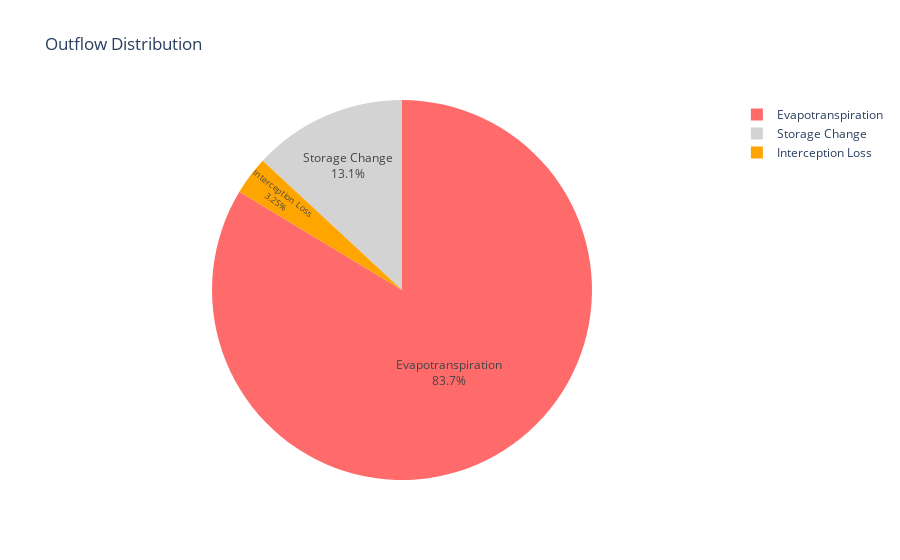
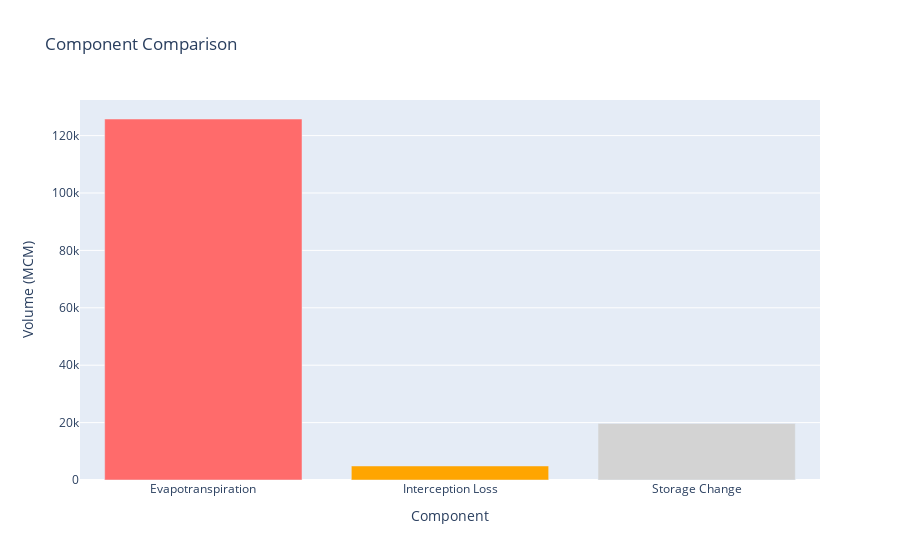
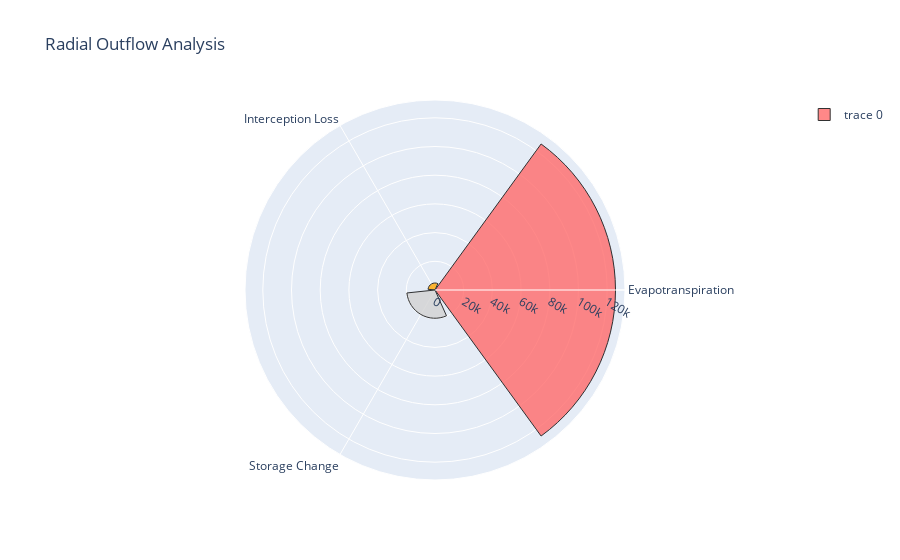

Notebook cell for these charts, in order:
### Code cell


### Figure 1 — Plotly figure (JSON) as saved in the notebook; plotly's stock layout.template omitted (floating-point values rounded to 4 significant figures)
{"data": [{"customdata": [["Evapotranspiration"], ["Interception Loss"], ["Storage Change"]], "domain": {"x": [0, 1], "y": [0, 1]}, "hovertemplate": "name=%{customdata[0]}<br>value=%{value}<extra></extra>", "labels": ["Evapotranspiration", "Interception Loss", "Storage Change"], "legendgroup": "", "marker": {"colors": ["#ff6b6b", "#ffa500", "#d3d3d3"]}, "name": "", "showlegend": true, "textinfo": "label+percent", "textposition": "inside", "type": "pie", "values": [125800.0, 4884.0, 19700.0]}], "layout": {"legend": {"tracegroupgap": 0}, "showlegend": true, "title": {"text": "Outflow Distribution"}}}

### Figure 2 — Plotly figure (JSON) as saved in the notebook; plotly's stock layout.template omitted (floating-point values rounded to 4 significant figures)
{"data": [{"hovertemplate": "Component=%{x}<br>Volume (MCM)=%{y}<extra></extra>", "legendgroup": "Evapotranspiration", "marker": {"color": "#ff6b6b", "pattern": {"shape": ""}}, "name": "Evapotranspiration", "orientation": "v", "showlegend": true, "textposition": "auto", "type": "bar", "x": ["Evapotranspiration"], "xaxis": "x", "y": [125800.0], "yaxis": "y"}, {"hovertemplate": "Component=%{x}<br>Volume (MCM)=%{y}<extra></extra>", "legendgroup": "Interception Loss", "marker": {"color": "#ffa500", "pattern": {"shape": ""}}, "name": "Interception Loss", "orientation": "v", "showlegend": true, "textposition": "auto", "type": "bar", "x": ["Interception Loss"], "xaxis": "x", "y": [4884.0], "yaxis": "y"}, {"hovertemplate": "Component=%{x}<br>Volume (MCM)=%{y}<extra></extra>", "legendgroup": "Storage Change", "marker": {"color": "#d3d3d3", "pattern": {"shape": ""}}, "name": "Storage Change", "orientation": "v", "showlegend": true, "textposition": "auto", "type": "bar", "x": ["Storage Change"], "xaxis": "x", "y": [19700.0], "yaxis": "y"}], "layout": {"barmode": "relative", "legend": {"title": {"text": "Component"}, "tracegroupgap": 0}, "showlegend": false, "title": {"text": "Component Comparison"}, "xaxis": {"anchor": "y", "categoryarray": ["Evapotranspiration", "Interception Loss", "Storage Change"], "categoryorder": "array", "domain": [0, 1], "title": {"text": "Component"}}, "yaxis": {"anchor": "x", "domain": [0, 1], "title": {"text": "Volume (MCM)"}}}}

### Figure 3 — Plotly figure (JSON) as saved in the notebook; plotly's stock layout.template omitted (floating-point values rounded to 4 significant figures)
{"data": [{"marker": {"color": ["#ff6b6b", "#ffa500", "#d3d3d3"], "line": {"color": "black", "width": 1}}, "opacity": 0.8, "r": [125800.0, 4884.0, 19700.0], "theta": ["Evapotranspiration", "Interception Loss", "Storage Change"], "type": "barpolar"}], "layout": {"polar": {"radialaxis": {"visible": true}}, "showlegend": true, "title": {"text": "Radial Outflow Analysis"}}}
